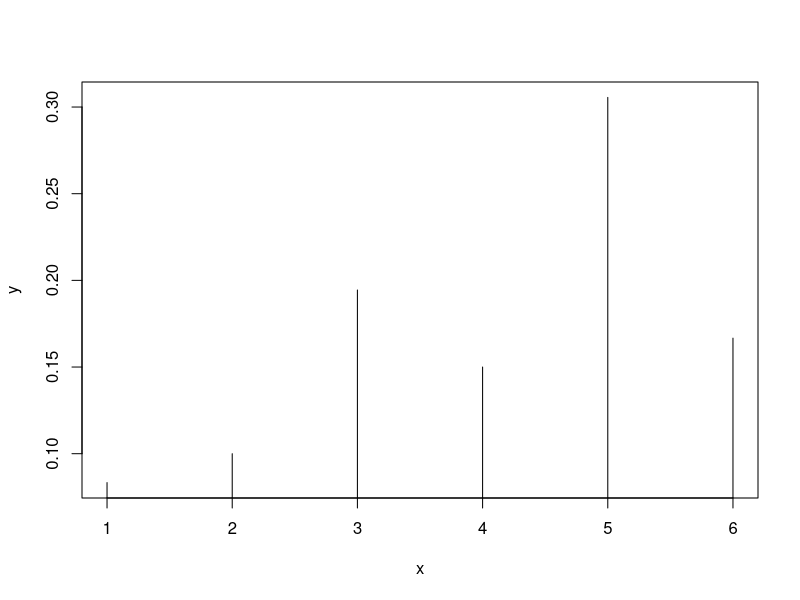
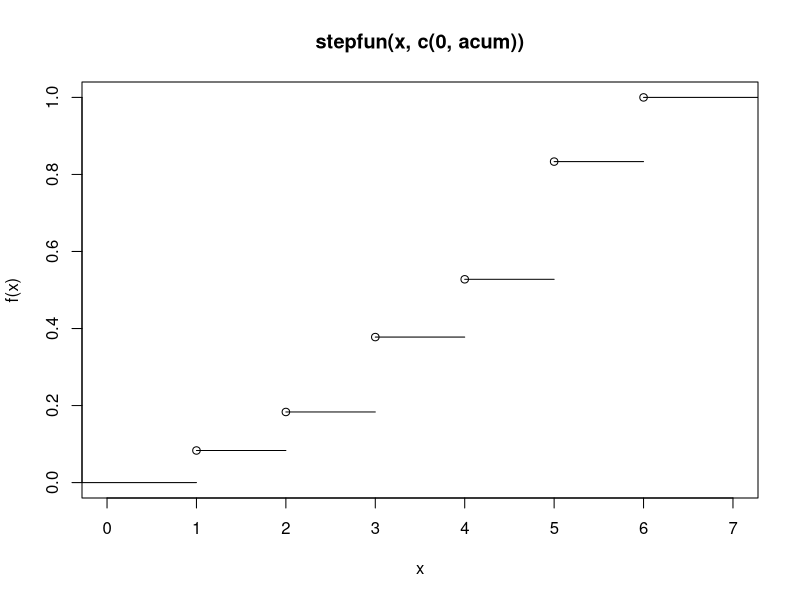

R code for these plots, in order:
df<- read.csv("enquesta.csv")
#1a
mean(df$TABAC)#probabilidad de que una persona fume
#
mean(df$OCI==4 & df$TABAC==1) #Guarda las probabilidades de los que fuman dependiendo del ocio
mean(df$OCI==3 & df$TABAC==1)
mean(df$OCI==2 & df$TABAC==1)
mean(df$OCI==1 & df$TABAC==1)
#viendo los resultados fuman menos
#1b
d160<-mean(df$ALTURA>=160 & df$SEXE=="d") #Variable Mujeres de 160 o mas
x<-mean((df$OCI==1 | df$OCI==2) & df$ALTURA>=160 & df$SEXE=="d") #Variable de mujeres de 160 o mas que fuman y miran televisores o Pc
(x/d160)*100  #Probabilidad de que si es mujer de 160, su ocio sea televisores u ordenadores
#1c
hof<-mean(df$OCI==4 & df$TABAC==1 & df$SEXE=="h") #Variable hombres que hacen deporte y fuman 

fumador<-mean(df$TABAC==1) #Variable fumadores
hof/fumador*100 #Probabilidades de que si es fumador sea hombre que hace deporte
#1d
mean(df$OCI==4 & df$TABAC==0) #No fumadores que hacen deporte 
mean((df$OCI==2 | df$OCI==3) & df$TABAC==1) #Fumadores que usan el computador o se aficionan a la musica/lectura

#1e
mean(df$PES>60 & df$EDAT>=20)#Personas que pesan mas de 60kg que tengan 20 o mas
mean(df$PES<70 & df$EDAT<=50)#Personas que pesan menos de 70 y tienen 50 o menos
#2a
dau<-function(k){   #Funcion de K para valores pares e impares
  if (k%%2==0){
    return(print("P(x=k)=(k-1)/(5k)"))
  }else{
    return(print("P(x=k)=(1+2k)/36"))
  }
}
#2b
x<-c(1:6)
y<-c(1/12,1/10,7/36,3/20,11/36,1/6)
plot(x,y,type="h")
acum<-cumsum(y)
s<-stepfun(x,c(0,acum))
plot(s,verticals=FALSE)
